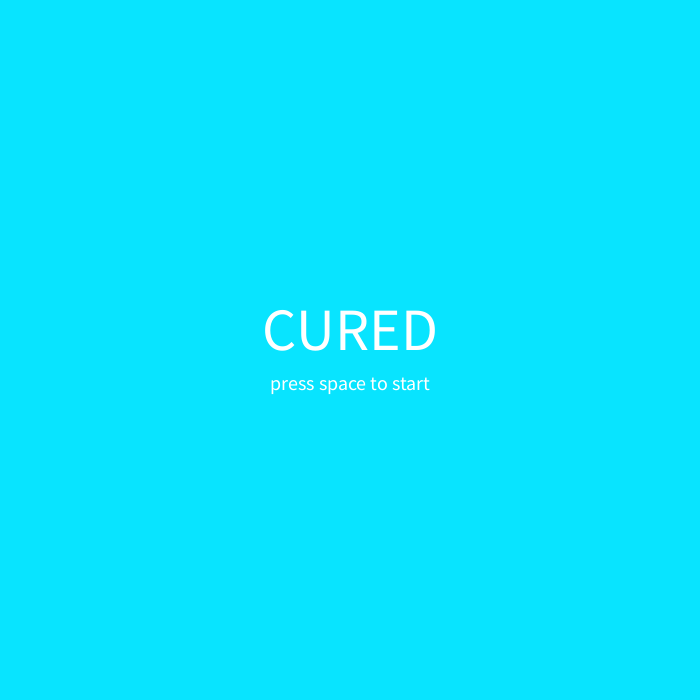
Frame 1 (no input)
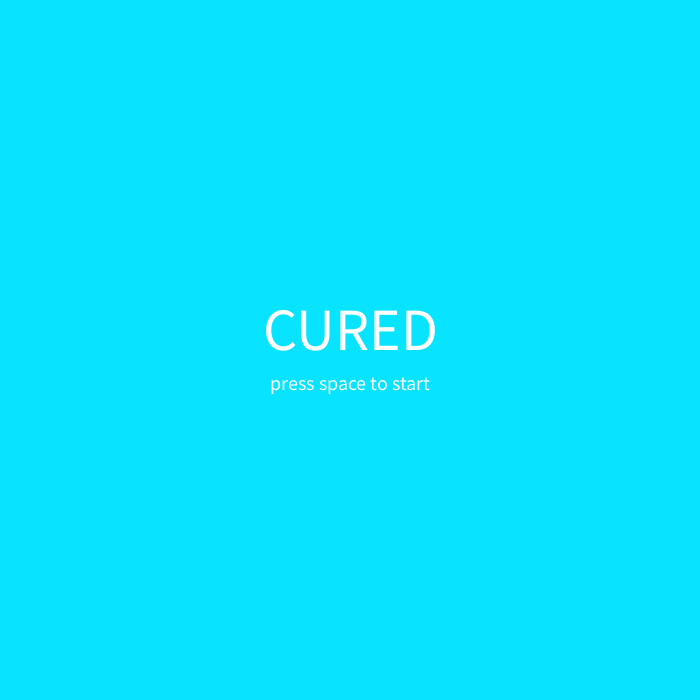
Frame 60 (the mouse pressed at the canvas centre just before this capture)
Frame 120 (the mouse held since frame 60 and released just before this capture): identical to frame 60, image omitted

The Processing sketch that drew these frames (run headless with seeded random() and noise(); from frame 60 on, the mouse is pressed at the canvas centre):

// Processing sketch: processing_178257
// ── processing_178257.pde

Level[] level = new Level[1];
int gameState = 0;
int cols = 25;
int rows = 25;
Cells[][] cell = new Cells[cols][rows];
boolean paused = false;

void setup() {
  size(700, 700);
  background(0);
  for (int i=0; i<cols; i++) {
    for (int j=0; j<rows; j++) {
      cell[i][j] = new Cells(i, j);
    }
  }
  level[0] = new Level(20, 15, 8, 3, 5);
}


void draw() {
  if (gameState == 0) splash();
  else if (gameState <= level.length) level[gameState-1].display();
  else gameFinished();
}

void splash() {
  background(#08E4FF);
  textAlign(CENTER);
  textSize(60);
  fill(255);
  text("CURED", width/2, height/2);
  textSize(20);
  text("press space to start", width/2, height/2 +40);
  if(keyPressed && key == ' ') gameState ++;
}

void gameFinished() {
  background(#FF0000);
  textAlign(CENTER);
  textSize(60);
  fill(255);
  text("INFECTED", width/2, height/2);
  textSize(20);
  text("press space to try again", width/2, height/2 +40);
}

void infectOthers (int c, int r) {
  for (int i = c-1; i<=c+1; i++) {
    for (int j = r-1; j<=r+1; j++) {
      if (isInBounds(i, j) && (i == c || j == r)) {
        if (!(cell[i][j].isInfected && cell[i][j].readyToInfect && cell[i][j].isCured)) {
          cell[i][j].readyToInfect = false;
          cell[i][j].isInfected = true;
        }
      }
    }
  }
}

boolean isInBounds(int c, int r) {
  if (c < 0 || c >= cols || r < 0 || r >= rows) {
    return false;
  }
  return true;
}

void moveCure(int c, int r) {
  int n = 0;
  ArrayList<Cells> infectedCells = new ArrayList<Cells>();
  while (infectedCells.size () == 0){
    n++;
    for (int i = c-n; i <= c+n; i++) {
      for (int j = r-n; j <= r+n; j++) {
        if (isInBounds(i, j)) {
          if (cell[i][j].isInfected && !(i == c && j == r)) {
            infectedCells.add(cell[i][j]);
          }
        }
      }
    }
  }

  if (infectedCells.size() > 0) {
    Cells cellToCure = findClosest(infectedCells, level[0].motherCellX, level[0].motherCellY);
    Cells movedCure = moveCureSpace(c, r, cellToCure);
    movedCure.isCured = true;
    movedCure.isInfected = false;
    movedCure.readyToCure = false;
    cell[c][r].isInfected = false;
    cell[c][r].isCured = false;
  }
}

Cells moveCureSpace(int cureI, int cureJ, Cells cellToCure) {
  if (cureI > cellToCure.i) {
    if (cureJ > cellToCure.j) {
      //2nd quadrand
      if (random(1) > .5 && isInBounds(cureI-1, cureJ)) return cell[cureI-1][cureJ];
      else if(isInBounds(cureI, cureJ-1)) return cell[cureI][cureJ-1];
    }
    else {
      //3rd quadrant
      if (random(1) > .5 && isInBounds(cureI-1, cureJ)) return cell[cureI-1][cureJ];
      else if(isInBounds(cureI, cureJ+1)) return cell[cureI][cureJ+1];
    }
  }
  else if (cureJ > cellToCure.j) {
    //1st quadrant
    if (random(1) > .5 && isInBounds(cureI+1, cureJ)) return cell[cureI+1][cureJ];
    else if(isInBounds(cureI, cureJ-1)) return cell[cureI][cureJ-1];
  }
  else {
    //4th quadrant
    if (random(1) > .5 && isInBounds(cureI+1, cureJ)) return cell[cureI+1][cureJ];
    else if(isInBounds(cureI, cureJ+1)) return cell[cureI][cureJ+1];
  }
  return cell[cureI][cureJ];
}


Cells findClosest(ArrayList<Cells> cellList, int x, int y) {
  FloatList numList = new FloatList();
  FloatList sortedNumList;
  for (Cells c : cellList) {
    float d = dist(c.x, c.y, x, y);
    numList.append(d);
  }
  sortedNumList = numList;
  sortedNumList.sort();
  for (int i=0; i<numList.size(); i++) {
    if (numList.get(i) == sortedNumList.get(0)) {
      Cells returnCell = cellList.get(i);
      return returnCell;
    }
  }
  Cells closestCell = cellList.get(cellList.size());
  return closestCell;
}

class Cells {
  int x, y;
  int i, j;
  boolean isInfected, isCured;
  boolean readyToInfect, readyToCure;
  boolean isWinSpace;
  boolean mousedOver;
  Cells(int ni, int nj) {
    i = ni;
    j = nj;
    if (j%2 ==0) {
      x = i*25 + 50;
      y = j*25 + 50;
    }
    else {
      x = i*25 + 67; //75
      y = j*25 + 50;
    }
  }

  color fillCol () {
    if (isCured) return color(#03B9FF);
    else if (isInfected) return color(#FF3E3E);
    else if (isWinSpace) return color(0, 255, 0);
    else if (mousedOver) return color(0);
    else return color(#C2C6C6);
  }

  void display() {
    strokeWeight(10);
    stroke(fillCol());
    point(x, y);
  }
}

class Level {
  int infectedX, infectedY, motherCellX, motherCellY, antibodyCount;
  int levelState = 1;
  int timer = 0;
  int mouseCoverage = 40;

  Level(int initialInfectedX, int initialInfectedY, int _motherCellX, int _motherCellY, int _antibodies) {
    infectedX = initialInfectedX;
    infectedY = initialInfectedY;
    motherCellX = _motherCellX;
    motherCellY = _motherCellY;
    antibodyCount = _antibodies;

    cell[infectedX][infectedY].isInfected = true;
    cell[motherCellX][motherCellY].isWinSpace = true;
    println(dist(infectedX, infectedY, motherCellX, motherCellY));
  }

  void display() {
    //    if (levelState == 0) placeCures();
    if (levelState == 1) displayLevel();
    else if (levelState == 2) displayWinScreen();
    else if (levelState == 3) displayLoseScreen();
  }


  void placeCures() {
    background(255);
    for (int i=0; i<cols; i++) {
      for (int j=0; j<rows; j++) {
        cell[i][j].display();
      }
    }

    for (int i=0; i<cols; i++) {
      for (int j=0; j<rows; j++) {
        if (dist(mouseX, mouseY, cell[i][j].x, cell[i][j].y) <= 12) {
          cell[i][j].mousedOver = true;
          if (mousePressed) {
            if (!cell[i][j].isCured) {
              cell[i][j].isCured = true;
              cell[i][j].mousedOver = false;
              antibodyCount --;
            }
          }
        } 
        else cell[i][j].mousedOver = false;
      }
    }
    if (antibodyCount <= 0) levelState ++;
  }

  void displayLevel() {
    if (!paused) {
      background(255);
      for (int i=0; i<cols; i++) {
        for (int j=0; j<rows; j++) {
          cell[i][j].display();
          cell[i][j].readyToInfect = true;
          cell[i][j].readyToCure = true;
          if (dist(mouseX, mouseY, cell[i][j].x, cell[i][j].y) <= mouseCoverage) {
            cell[i][j].mousedOver = true;
            if (mousePressed) {
              cell[i][j].isCured = true;
            }
          }
          else {
            cell[i][j].mousedOver = false;
          }
        }
      }
      if (timer % 60 == 15 || timer % 60 == 30 || timer % 60 == 45) {
        for (int i=0; i<cols; i++) {
          for (int j=0; j<rows; j++) {
            if (cell[i][j].isCured) {
              moveCure(i, j);
            }
          }
        }
      }
      if (timer % 60 == 0) {
        for (int i=0; i<cols; i++) {
          for (int j=0; j<rows; j++) {
            if (cell[i][j].isInfected && cell[i][j].readyToInfect) {
              infectOthers(i, j);
            }
          }
        }
      }
      timer ++;
    }
  }

  void displayWinScreen() {
  }

  void displayLoseScreen() {
  }
}
